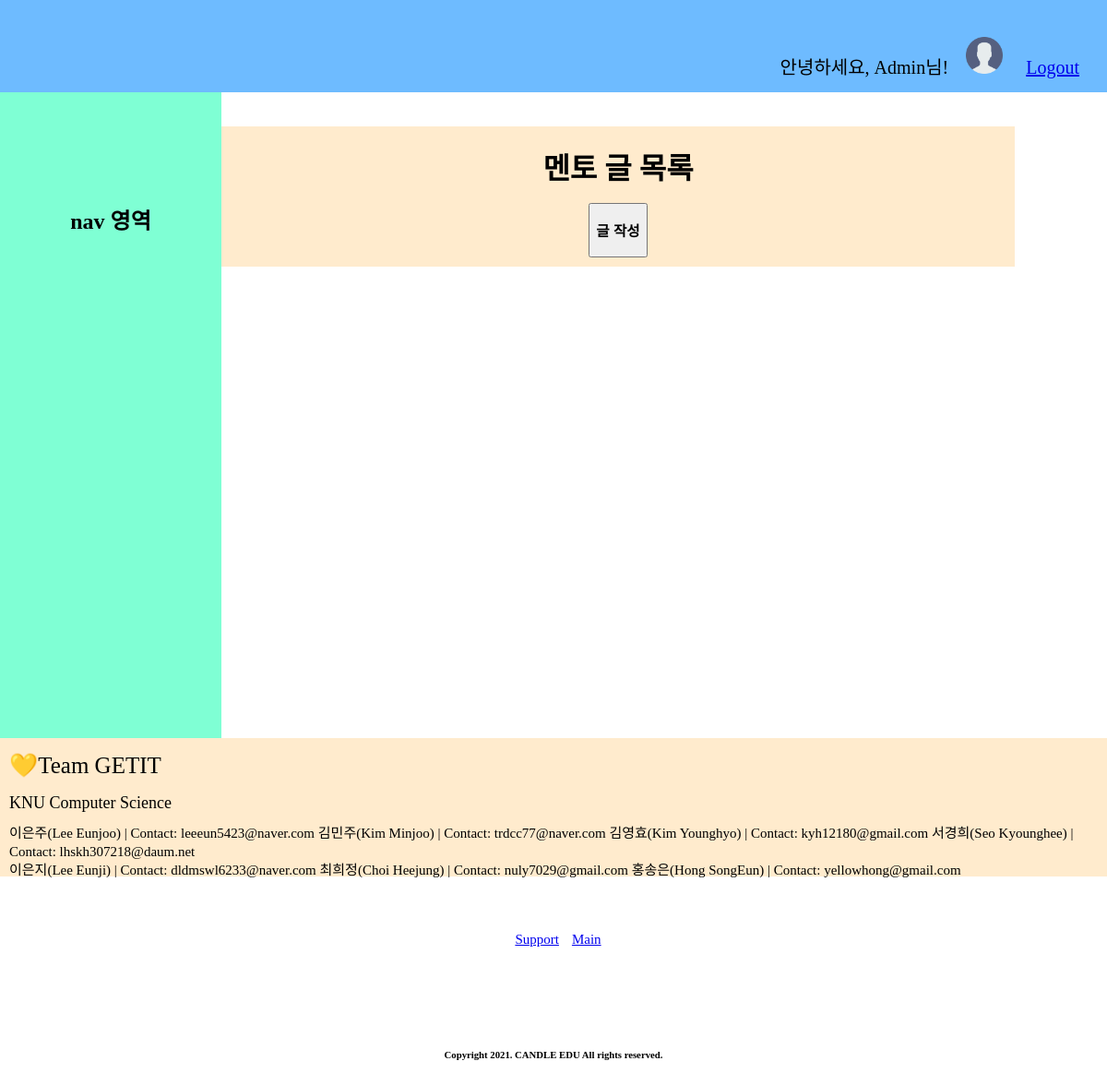
/mentor_board/ (signed in), run on an earlier commit of the app's database.
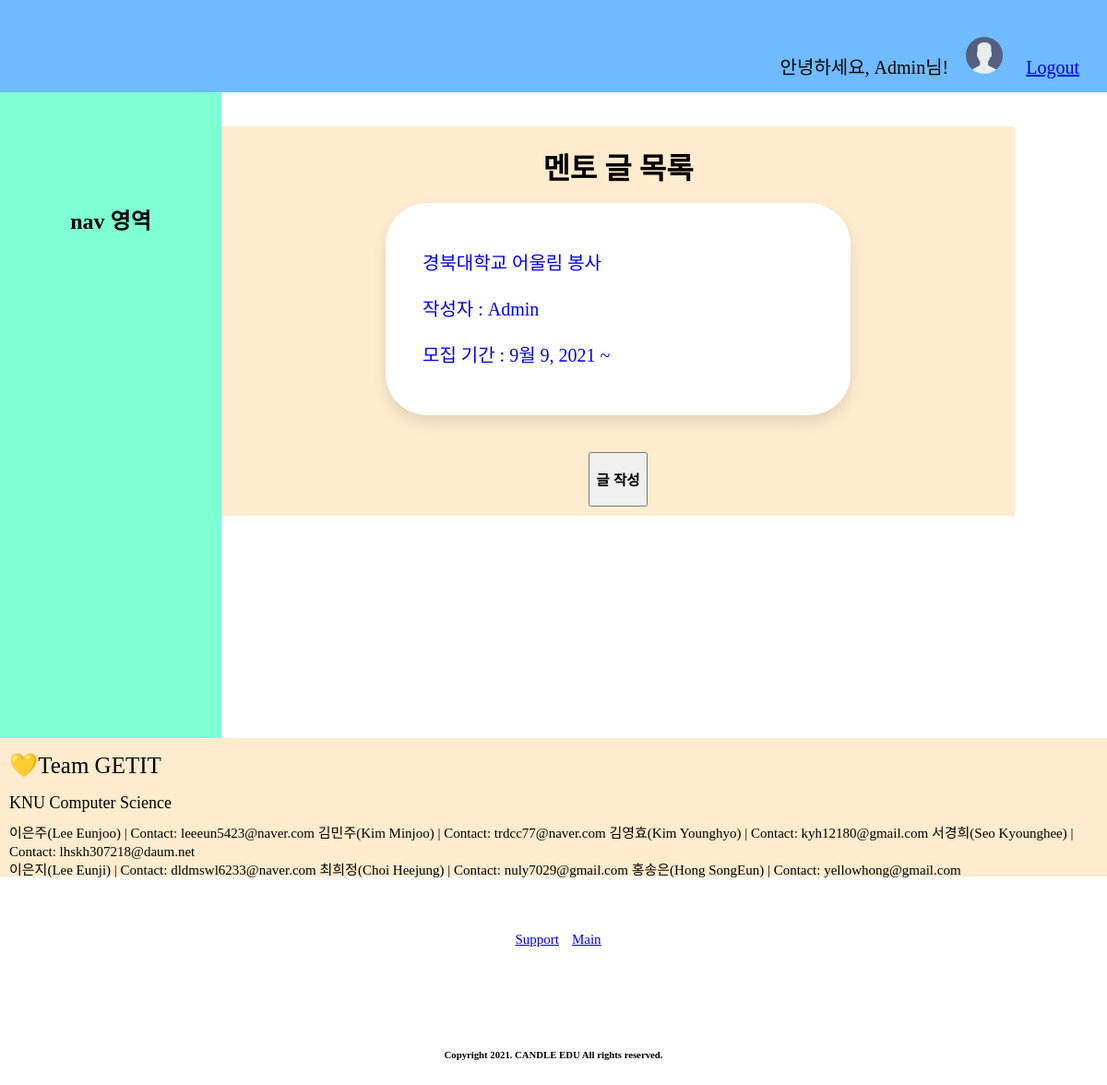
And on a later commit of the database.
### accounts/models.py (models this page shows)
class User(AbstractUser):
    name = models.TextField(max_length=200, blank=True)
    birth_date = models.DateField(null=True, blank=True)
    email = models.TextField(max_length=200, blank=True)
    phone = models.TextField(max_length=200, blank=True)

### blog/models.py (models this page shows, shortened)
class mentor(models.Model):
    title = models.CharField(max_length=100) #글 제목
    user = models.ForeignKey(settings.AUTH_USER_MODEL, on_delete=models.CASCADE) #related_name 필드?
    pub_date = models.DateTimeField(auto_now_add=True) #자동으로 글 올린 날짜 저장. 수정불가 #생성날짜
    recruit_startdate = models.DateField(null=True, default=timezone.now) #모집시작일
    recruit_endDate = models.DateField(blank=True) #모집종료일
    volun_startDate = models.DateField(blank=True) #봉사시작일
    volun_endDate = models.DateField(blank=True) #봉사종료일
    volun_times = models.TextField(blank=True) #봉사시간대
    volun_day = models.TextField(blank=True) #그냥 입력하게 하도록 #봉사요일
    recruit_number = models.IntegerField(default=0, blank=True) #모집정원
    mentoringType = models.TextField(blank=True)
    recruit_center = models.TextField(blank=True) #모집기관
    center_latitude = models.FloatField(default=0.0) #모집기관 위도
    center_longitude = models.FloatField(default=0.0) #모집기관 경도
    volun_place = models.TextField(blank=True)# 봉사장소
    volun_for = models.TextField(blank=True)#봉사대상
    files = models.FileField(null=True, blank=True, upload_to="")#첨부파일

### blog/views.py (the view)
# urls.py: path('mentor_board/', mentor_board, name="mentor_board"),
def mentor_board(request):
    mentors = mentor.objects.all()
    return render(request, 'mentor_board.html', {'mentors':mentors})

### template/mentor_board.html
{% extends 'base.html' %}
{% block content %}
    <link rel="stylesheet" href="../../static/css/mentor_list.css">
    <div id="nav">
        <h2>nav 영역</h2>
    </div>
    <div id="section">
        <h1> 멘토 글 목록 </h1>
        {% for mentor in mentors %}
            <div class="card">
                <a href="{% url 'mentor_detail' mentor.id %}" style="text-decoration:none;">
                <div class="card-body" >
                    <br>
                    <p class="title"> {{ mentor.title }}</p>
                    <p class="user">작성자 : {{ mentor.user }}</p>
                    <p class="recruit_term">모집 기간 : {{ mentor.recruit_startdate }} ~ {{ mentor.recruit_enddate }} </p>
                    <br>
                </div>
                </a>
            </div>
        {% endfor %}
        <button class="button" onclick="location.href='/mentor_post'">
            <h3>글 작성</h3>
        </button>
    </div>
{% endblock %}

### template/base.html (shortened to what this page needs)
{% load static %}
<!DOCTYPE html>
<html lang="en">
<head>
    <link rel="stylesheet" href="../../static/css/base.css">
</head>
<body>
    <div class="header">
        <div class="nav-item">
            {% if user.is_authenticated %}
            <div class="hello">
                <p style="font-family:Nanum Gothic;">안녕하세요, {{user.username}}님! </p>
            </div>
            <div class="condition">
                <a href="{% url 'mypage' user.username %}"> <img src="../../media/profile/basic_profile.jpg"
                        style="margin-right:20px; margin-top:20px;" width="40px"></a>
                <a href="javascript:{document.getElementById('logout').submit()}"
                    style="font-family:Nanum Gothic;">Logout</a>
            </div>
            {% else %}
            <div class="condition2">
                <a href="{% url 'signup' %}" style="margin-right:10px;">Signup</a>
                <a href="{% url 'login' %}">Login</a>
            </div>
            {% endif %}
        </div>
    </div>
    <div class="con">
        {% block content %}{% endblock %}
    </div>
    <div id="footer">
        <p align="left" style="font-size: 25px; font-family: Nanum Gothic; line-height: 20px; margin-left: 10px; margin-top: 50px;"><br>💛Team GETIT</p>
        <p align="left" style="font-size: 18px; font-family: Nanum Gothic; line-height: 10px; margin-left: 10px;">KNU Computer Science</p>
        <p align="left" style="font-size: 15px; font-family: Nanum Gothic; line-height: 20px; margin-left: 10px;">이은주(Lee Eunjoo) | Contact: leeeun5423@naver.com
        김민주(Kim Minjoo) | Contact: trdcc77@naver.com  김영효(Kim Younghyo) | Contact: kyh12180@gmail.com  서경희(Seo Kyounghee) | Contact: lhskh307218@daum.net <br>
        이은지(Lee Eunji) | Contact: dldmswl6233@naver.com  최희정(Choi Heejung) | Contact: nuly7029@gmail.com  홍송은(Hong SongEun) | Contact: yellowhong@gmail.com</p>
        <p align="left" style="font-size: 15px; font-family: Nanum Gothic;line-height: 10px;margin-left: 10px; margin-top: 10px; display: inline;"><a href="{% url 'support' %}">Support</a></p>
        <p align="left" style="font-size: 15px; font-family: Nanum Gothic;line-height: 10px;margin-left: 10px; margin-top: 10px; display: inline;"><a href="{% url 'main' %}">Main</a></p>
        <h6>Copyright 2021. CANDLE EDU All rights reserved.</h6>
    </div>
</body>
</html>

### static/css/base.css (style rules this page uses)
body { margin : 0; }
.header { background-color: rgb(110, 187, 255); height: 100px; display: block; width: 100%; }
.hello { font-size: 20px; height: 100px; margin-right: 10px; display: inline-block; }
.condition { font-size: 20px; margin-left: 5px; margin-right: 30px; height: 100px; display: inline-block; }
.nav-item { margin-top: 20px; float: right; }
#nav { background-color: aquamarine; width: 20%; height: 700px; float: left; }
#section { width: 70%; text-align: left; float: left; padding: 10px; background-color: blanchedalmond; }
#footer { background-color: blanchedalmond; height: 150px; clear: both; width: 100%; }
#nav, #section, #footer { text-align:center; }
#footer { line-height: 100px; }
#nav, #section { line-height: 240px; }

### static/css/mentor_list.css (style rules this page uses)
.card { border-radius: 45px; background-color:white; margin-left: 20%; margin-right: 20%; box-shadow: 0px 8px 15px rgba(0, 0, 0, 0.1); transition: all 0.3s ease 0s; }
.card-body { line-height:30px; font-size: 20px; text-align: left; margin-left:40px; margin-bottom: 40px; font-family: Nanum-Gothic; }
#section { line-height: 30px; }

What changed in the data, as far as the page shows it:
added mentor: title "경북대학교 어울림 봉사", user "Admin", recruit_startdate "9월 9, 2021"
